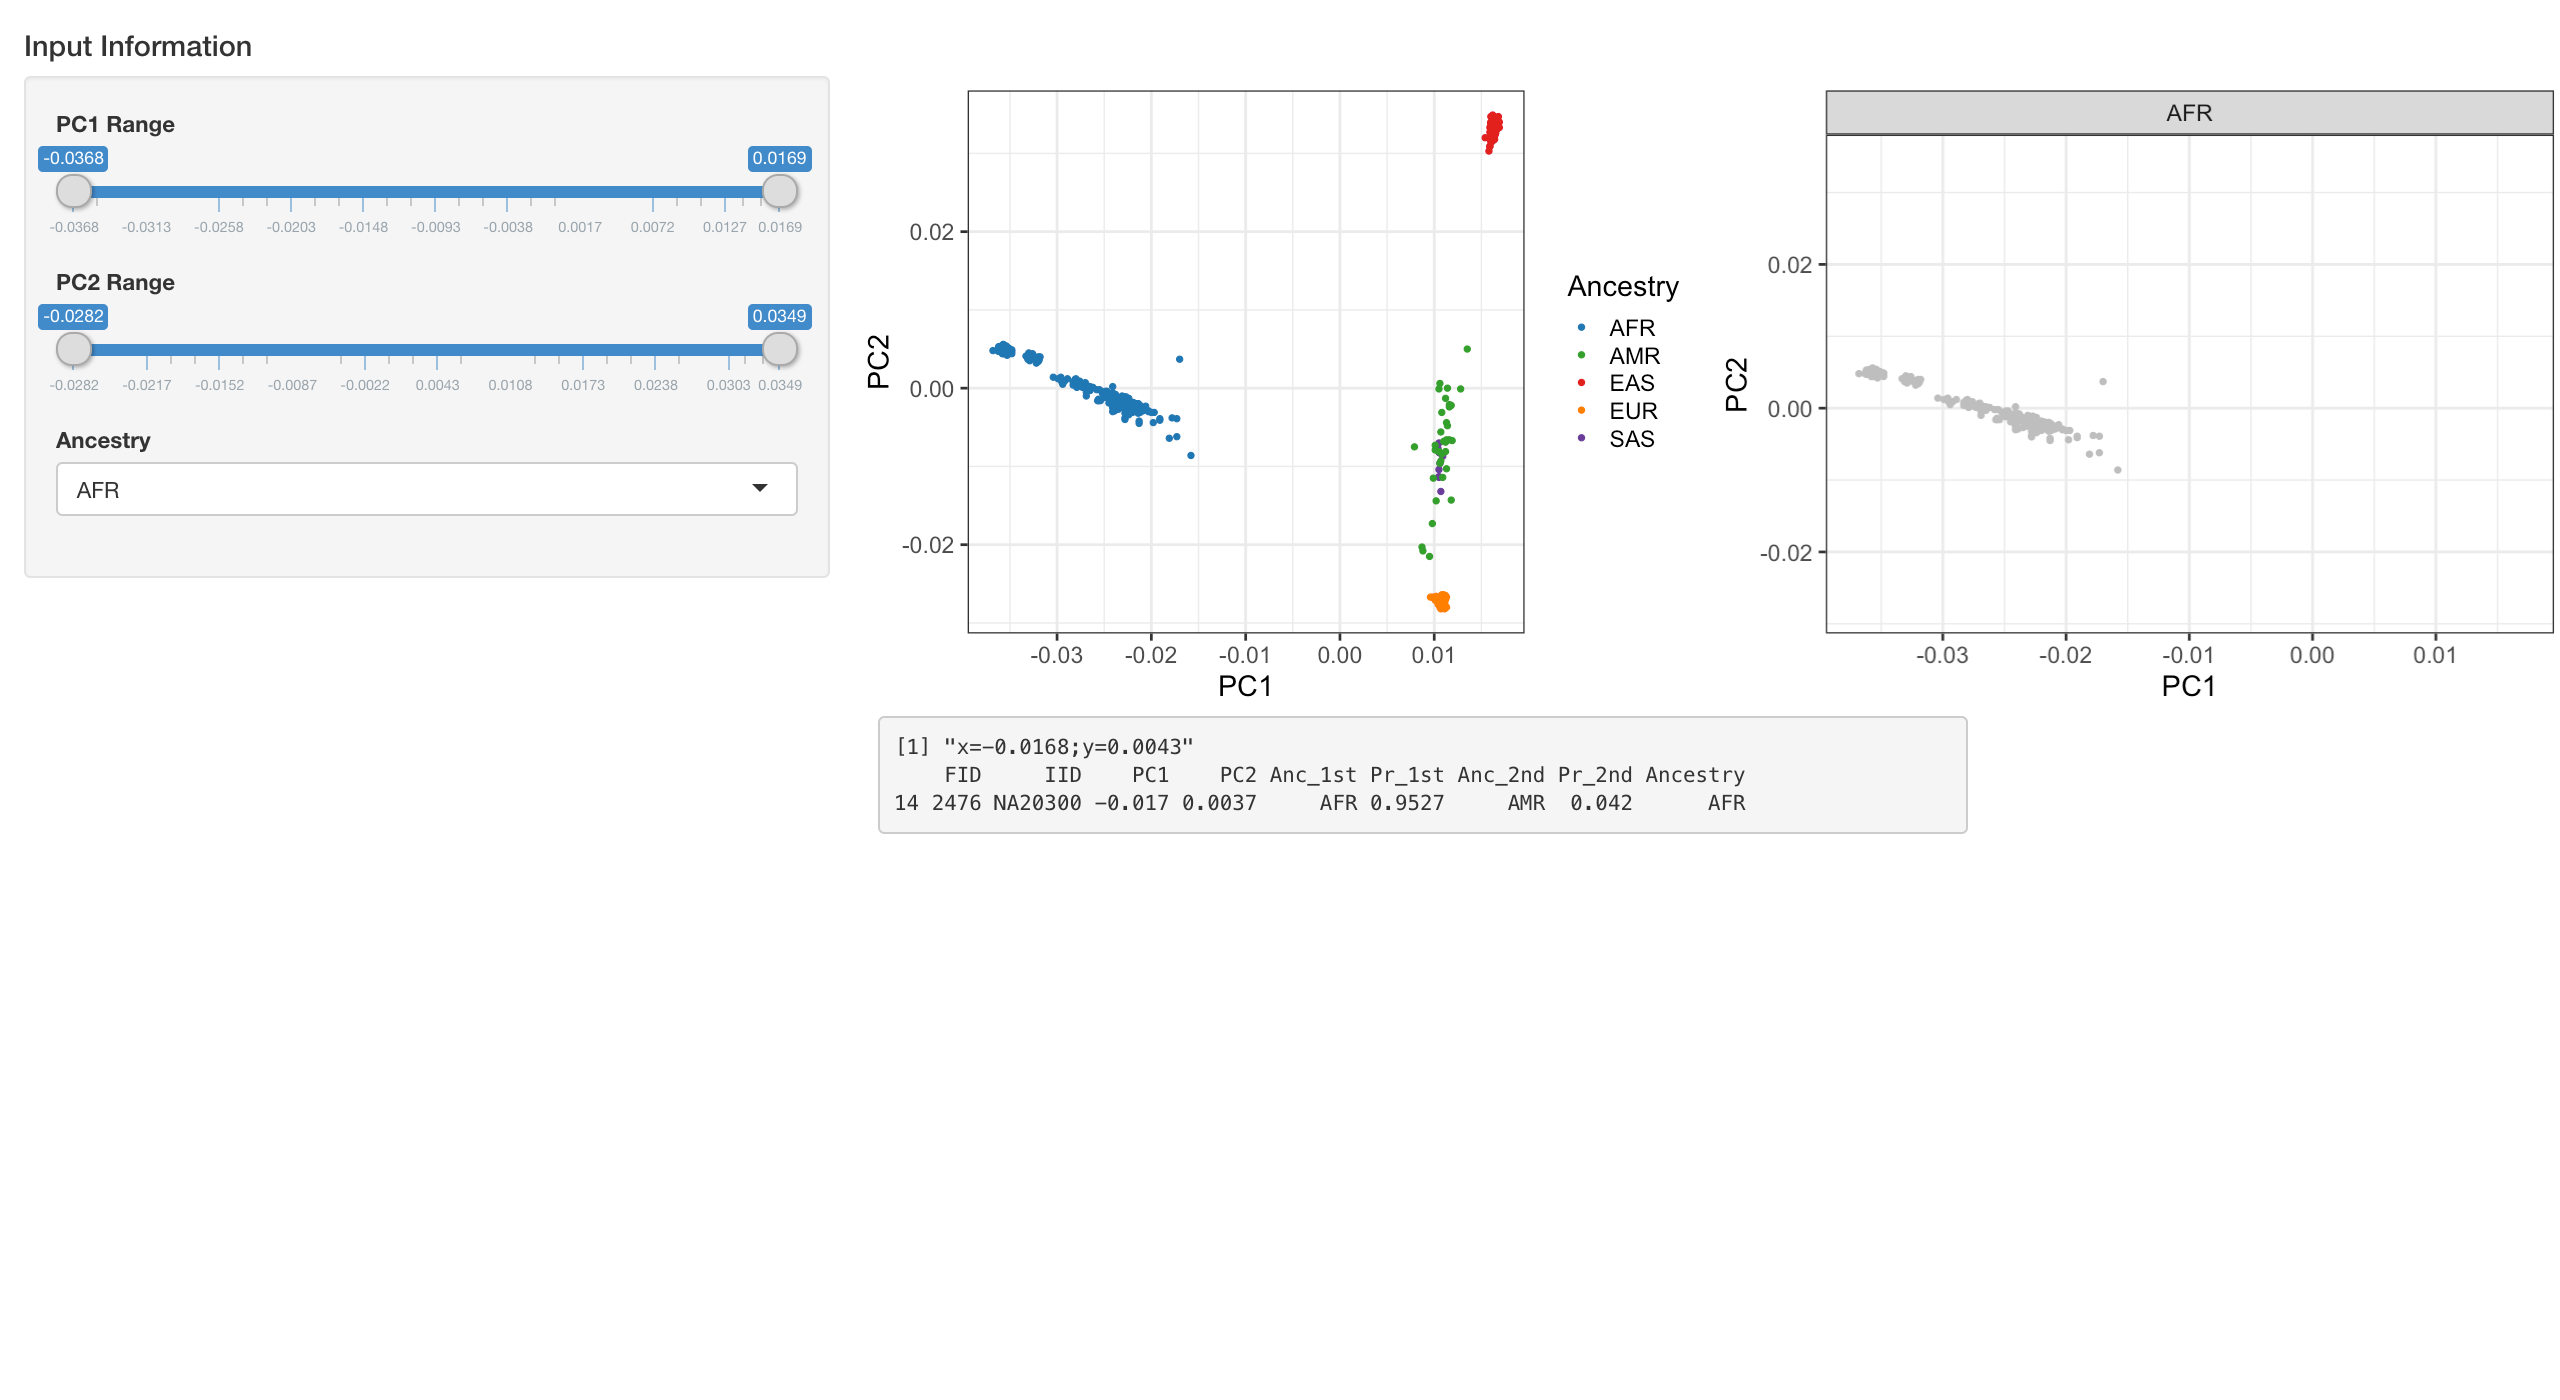

Write R code to recreate this figure.
library(shiny)
library(ggplot2)
options(scipen = 999)
# global.R
ex_df <- read.table("example_InferredAncestry.txt", header = TRUE, stringsAsFactors = FALSE)
ex_df$Ancestry[grep(";", ex_df$Ancestry)] <- "Missing"

x.low <- min(ex_df$PC1)
x.high <- max(ex_df$PC1)
y.low <- min(ex_df$PC2)
y.high <- max(ex_df$PC2)

Palette <- c("#1F78B4", "#33A02C", "#E31A1C", "#FF7F00", "#6A3D9A", "#B15928", "#A6CEE3", 
             "#B2DF8A", "#FB9A99", "#FDBF6F", "#CAB2D6", "#FFFF99")
n <- length(unique(ex_df$Ancestry))
cols = Palette[1:n]


# server.R
server <- function(input, output) {
  output$plot1 <- renderPlot({
    ggplot(filter(ex_df, PC1 >= input$slide[1] & PC1 <= input$slide[2] & PC2 >= input$slide2[1] & PC2 <= input$slide2[2]), 
           aes(PC1, PC2, color=Ancestry))  + geom_point() + xlim(x.low, x.high) + ylim(y.low, y.high) + scale_colour_manual(values=cols)
  })
  output$click_info <- renderPrint({
    if(!is.null(input$plot_click)){
      print(paste0("x=", round(input$plot_click$x,4), ";y=", round(input$plot_click$y,4)))
      sample.click <- ex_df[which.min((ex_df$PC1-input$plot_click$x)^2 + (ex_df$PC2-input$plot_click$y)^2), ]
      if (abs(sample.click$PC1-input$plot_click$x) <= 0.001 & abs(sample.click$PC2-input$plot_click$y) <= 0.001){
        print(sample.click )} else {
          print("Please click one dot")
        }
    }
  })
  output$plot2 <- renderPlot({
    ggplot(filter(ex_df, Ancestry==input$Ancestry), aes(PC1, PC2)) + 
      #geom_point(color=cols[levels(as.factor(ex_df$Ancestry))%in%input$Ancestry]) + 
      geom_point(color="Grey") + 
      facet_wrap(~ Ancestry) + xlim(x.low, x.high) + ylim(y.low, y.high)
  })
} 

# ui.R
ui <- fluidPage( 
                 titlePanel(h4("Input Information")),
                 sidebarLayout(position = "left",
                               sidebarPanel( 
                                 sliderInput(inputId = "slide",label = "PC1 Range",min = x.low,max = x.high,value = c(x.low,x.high)),
                                 sliderInput(inputId = "slide2",label = "PC2 Range",min = y.low,max = y.high,value = c(y.low,y.high)),
                                 selectInput(inputId = "Ancestry", label = "Ancestry", choices = unique(as.character(ex_df$Ancestry))),
                               ),
                               mainPanel(
                                 
                                         fluidRow(splitLayout(style = "border: 1px solid silver:", 
                                                              cellWidths = c("50%", "50%"),
                                                              plotOutput(outputId = "plot1", width = "100%",click = "plot_click"),
                                                              plotOutput(outputId = "plot2",width = "100%"))),
                                         fluidRow(
                                           column(width = 8,
                                                  verbatimTextOutput("click_info"),
                                                  verbatimTextOutput("last_infor"))))
                               )
                 )

shinyApp(ui, server)
